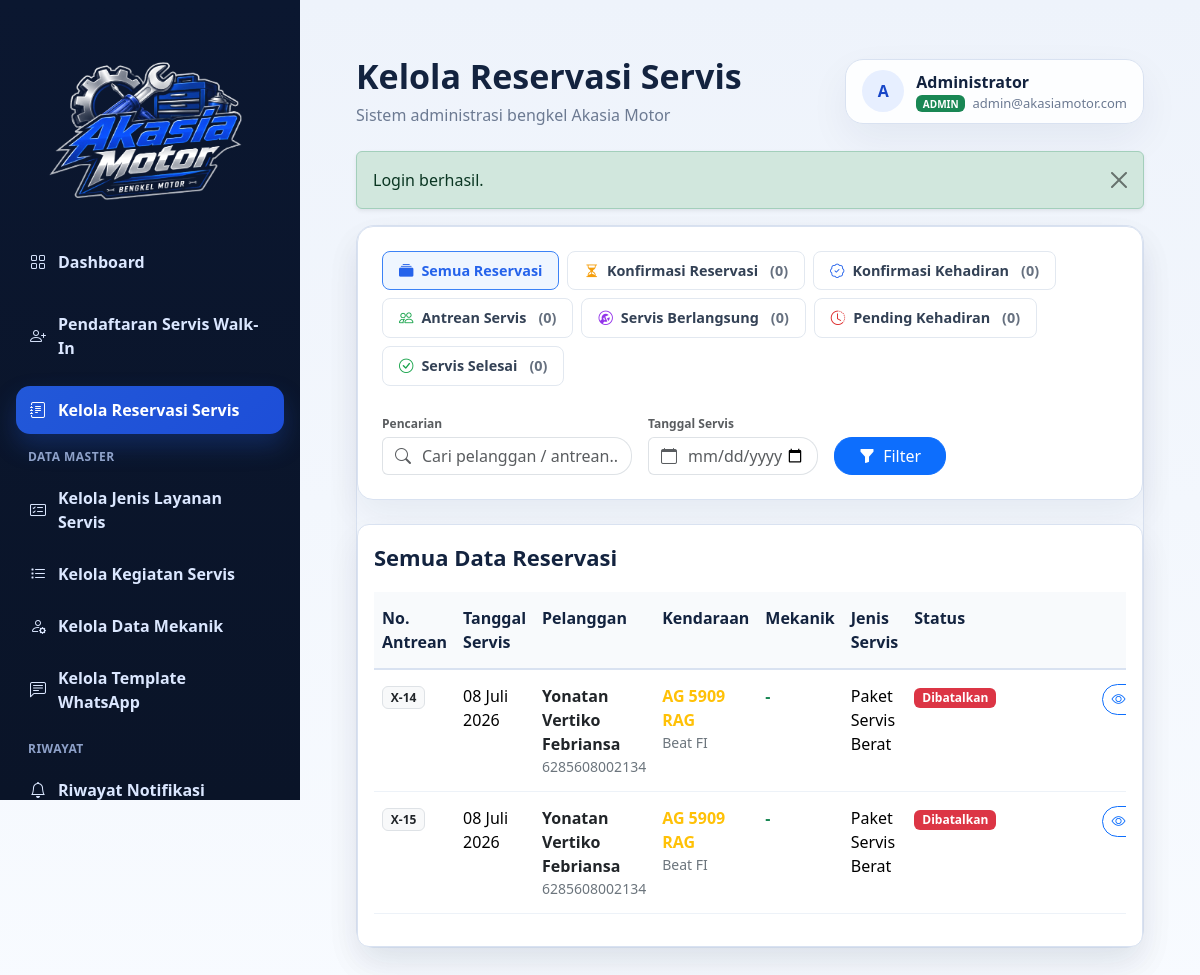
The app's page /akasia_admin/index.php?page=status_servis (signed in) with its own data.
### tables this page shows
CREATE TABLE `reservasi` (
  `id` int(11) NOT NULL,
  `no_antrian` varchar(10) NOT NULL,
  `user_id` int(11) NOT NULL,
  `mekanik_id` int(11) DEFAULT NULL,
  `jenis_layanan_id` int(11) NOT NULL,
  `jenis_reservasi` enum('Online','Walk-in') DEFAULT 'Online',
  `no_plat` varchar(20) NOT NULL,
  `jenis_kendaraan` varchar(50) DEFAULT NULL,
  `tipe_model` varchar(50) DEFAULT NULL,
  `tahun` year(4) DEFAULT NULL,
  `warna` varchar(30) DEFAULT NULL,
  `keluhan` text DEFAULT NULL,
  `kehadiran` enum('Belum Hadir','Hadir') DEFAULT 'Belum Hadir',
  `status` enum('menunggu_konfirmasi','dikonfirmasi','menunggu_antrean','diproses','pending','selesai','dibatalkan') NOT NULL DEFAULT 'menunggu_konfirmasi',
  `alasan_status` text DEFAULT NULL,
  `catatan_mekanik` text DEFAULT NULL,
  `hasil_servis` text DEFAULT NULL,
  `biaya_jasa` decimal(12,2) NOT NULL DEFAULT 0.00,
  `total_biaya` decimal(12,2) NOT NULL DEFAULT 0.00,
  `catatan_tambahan` text DEFAULT NULL,
  `tanggal_servis` date DEFAULT NULL,
  `waktu_konfirmasi` datetime DEFAULT NULL,
  `waktu_hadir` datetime DEFAULT NULL,
  `waktu_pending` datetime DEFAULT NULL,
  `waktu_mulai_servis` datetime DEFAULT NULL,
  `estimasi_durasi` int(11) DEFAULT 0,
  `waktu_selesai` datetime DEFAULT NULL,
  `reminder_status` enum('belum_dikirim','sudah_dikirim') NOT NULL DEFAULT 'belum_dikirim',
  `reminder_sent_at` datetime DEFAULT NULL,
  `created_at` timestamp NOT NULL DEFAULT current_timestamp(),
  `updated_at` timestamp NOT NULL DEFAULT current_timestamp() ON UPDATE current_timestamp()
);

CREATE TABLE `users` (
  `id` int(11) NOT NULL,
  `nama` varchar(100) NOT NULL,
  `email` varchar(100) NOT NULL,
  `password` varchar(255) NOT NULL,
  `no_whatsapp` varchar(20) DEFAULT NULL,
  `alamat` text DEFAULT NULL,
  `role` enum('owner','admin','pelanggan') DEFAULT 'pelanggan',
  `created_at` timestamp NOT NULL DEFAULT current_timestamp()
);

CREATE TABLE `jenis_layanan` (
  `id` int(11) NOT NULL,
  `nama` varchar(100) NOT NULL,
  `deskripsi` text DEFAULT NULL,
  `estimasi_durasi` int(11) NOT NULL DEFAULT 0 COMMENT 'Durasi dalam menit',
  `estimasi_biaya_jasa` decimal(12,2) NOT NULL DEFAULT 0.00,
  `is_custom` tinyint(1) NOT NULL DEFAULT 0 COMMENT '1 jika layanan bersifat dinamis/custom',
  `is_active` tinyint(1) NOT NULL DEFAULT 1 COMMENT '1 = Aktif, 0 = Nonaktif'
);

### akasia_admin/index.php (called while the page is built, shortened)
<?php
require __DIR__ . '/includes/functions.php';
$page = $_GET['page'] ?? 'dashboard';
$pageFile = __DIR__ . '/pages/' . $page . '.php';
require __DIR__ . '/layout/header.php';
require __DIR__ . '/layout/sidebar.php';
require $pageFile;
require __DIR__ . '/layout/footer.php';

### akasia_admin/includes/functions.php (called while the page is built, shortened)
<?php
function formatDateIndonesia(?string $value): string
{
    $timestamp = strtotime($value);
    $months = [
        1 => 'Januari',
        2 => 'Februari',
        3 => 'Maret',
        4 => 'April',
        5 => 'Mei',
        6 => 'Juni',
        7 => 'Juli',
        8 => 'Agustus',
        9 => 'September',
        10 => 'Oktober',
        11 => 'November',
        12 => 'Desember',
    ];
    return date('d', $timestamp) . ' ' . ($months[(int) date('n', $timestamp)] ?? date('m', $timestamp)) . ' ' . date('Y', $timestamp);
}
function getReservasiStages(): array
{
    return [
        'menunggu_konfirmasi' => ['label' => 'Konfirmasi Reservasi', 'icon' => 'bi-hourglass-split', 'badge' => 'warning'],
        'dikonfirmasi' => ['label' => 'Konfirmasi Kehadiran', 'icon' => 'bi-patch-check', 'badge' => 'primary'],
        'menunggu_antrean' => ['label' => 'Antrean Servis', 'icon' => 'bi-people', 'badge' => 'info'],
        'diproses' => ['label' => 'Servis Berlangsung', 'icon' => 'bi-wrench-adjustable-circle', 'badge' => 'warning'],
        'pending' => ['label' => 'Pending Kehadiran', 'icon' => 'bi-clock-history', 'badge' => 'secondary'],
        'selesai' => ['label' => 'Servis Selesai', 'icon' => 'bi-check-circle', 'badge' => 'success'],
    ];
}
function getStageMeta(string $status): array
{
    $stages = getReservasiStages();
    return $stages[$status] ?? ['label' => ucfirst(str_replace('_', ' ', $status)), 'icon' => 'bi-circle', 'badge' => 'dark'];
}
function getStatusBadgeClass(string $status): string
{
    return match ($status) {
        'menunggu_konfirmasi' => 'text-bg-warning',
        'dikonfirmasi' => 'text-bg-primary',
        'menunggu_antrean' => 'text-bg-info',
        'diproses' => 'text-bg-warning',
        'pending' => 'text-bg-secondary',
        'selesai' => 'text-bg-success',
        'dibatalkan' => 'text-bg-danger',
        default => 'text-bg-dark',
    };
}
function normalizePhone(?string $phone): string
{
    $phone = trim((string) $phone);
    return preg_replace('/\D+/', '', $phone);
}
function displayPhone(?string $phone): string
{
    $phone = normalizePhone($phone);
    if (str_starts_with($phone, '0')) {
        return '62' . substr($phone, 1);
    }
    return $phone;
}

### akasia_admin/pages/status_servis.php (the view, shortened to what this page needs)
<?php
$search = trim($_GET['q'] ?? '');
$stage = trim($_GET['stage'] ?? '');
$stages = getReservasiStages();
$filterDate = trim($_GET['date'] ?? '');
$statusCounts = [];
$countQuery = $pdo->query("SELECT status, COUNT(*) as total FROM reservasi GROUP BY status");
while ($row = $countQuery->fetch()) {
    $statusCounts[$row['status']] = (int) $row['total'];
}
$pageSize = 10;
$currentPage = max(1, (int) ($_GET['p'] ?? 1));
$whereSql = "WHERE 1=1";
$params = [];
$countStmt = $pdo->prepare("
    SELECT COUNT(*) AS total
    FROM reservasi r
    INNER JOIN users u ON u.id = r.user_id
    $whereSql
");
$countStmt->execute($params);
$totalRows = (int) ($countStmt->fetch()['total'] ?? 0);
$totalPages = max(1, (int) ceil($totalRows / $pageSize));
$currentPage = min($currentPage, $totalPages);
$offset = ($currentPage - 1) * $pageSize;
$stmt = $pdo->prepare(
    "
    SELECT
        r.*,
        u.nama AS pelanggan,
        u.no_whatsapp,
        jl.nama AS layanan,
        jl.estimasi_biaya_jasa AS biaya_jasa_default,
        m.nama AS mekanik_nama
FROM reservasi r
    INNER JOIN users u ON u.id = r.user_id
    INNER JOIN jenis_layanan jl ON jl.id = r.jenis_layanan_id
    LEFT JOIN mekanik m ON m.id = r.mekanik_id
    $whereSql
    ORDER BY
        FIELD(r.status, 'menunggu_konfirmasi', 'dikonfirmasi', 'menunggu_antrean', 'diproses', 'pending', 'selesai', 'dibatalkan'),
        COALESCE(r.waktu_pending, r.waktu_mulai_servis, r.waktu_hadir, r.waktu_konfirmasi, r.created_at) ASC,
        r.id ASC
    LIMIT " . (int) $pageSize . " OFFSET " . (int) $offset
);
$stmt->execute($params);
$reservasiList = $stmt->fetchAll();
?>
<div class="card border-0 bg-transparent shadow-none">
    <div class="card-body p-0">
        <div class="card mb-4 shadow-sm border-0" style="border-radius: 16px; background-color: #ffffff;">
            <div class="card-body p-4">
                <div class="d-flex flex-column gap-4">
                    <div class="d-flex flex-wrap gap-2">
                        <a href="index.php?page=status_servis" class="stage-chip <?= $stage === '' ? 'active' : '' ?>">
                            <i class="bi bi-collection-fill"></i> Semua Reservasi
                        </a>
                        <?php foreach ($stages as $stageKey => $meta): ?>
                            <?php $count = $statusCounts[$stageKey] ?? 0; ?>
                            <a href="index.php?page=status_servis&stage=<?= urlencode($stageKey) ?>" class="stage-chip <?= $stage === $stageKey ? 'active' : '' ?>">
                                <i class="bi <?= htmlspecialchars($meta['icon']) ?>"></i>
                                <?= htmlspecialchars($meta['label']) ?>
                                <span class="ms-1" style="font-weight: 800; opacity: 0.75;">(<?= $count ?>)</span>
                            </a>
                        <?php endforeach; ?>
                    </div>
                    <div class="d-flex justify-content-between align-items-end flex-wrap gap-3">
                        <form method="get" action="index.php" class="d-flex align-items-end flex-wrap gap-3" style="flex: 1;">
                            <div>
                                <label class="form-label text-muted fw-semibold mb-1" style="font-size: 12px;">Pencarian</label>
                                <div class="input-group" style="width: 250px;">
                                    <span class="input-group-text bg-white text-muted border-end-0"><i class="bi bi-search"></i></span>
                                    <input type="text" name="q" value="<?= htmlspecialchars($search) ?>" class="form-control border-start-0 ps-0" placeholder="Cari pelanggan / antrean...">
                                </div>
                            </div>
                            <div>
                                <label class="form-label text-muted fw-semibold mb-1" style="font-size: 12px;">Tanggal Servis</label>
                                <div class="input-group" style="width: 170px;">
                                    <span class="input-group-text bg-white text-muted border-end-0"><i class="bi bi-calendar"></i></span>
                                    <input type="date" name="date" value="<?= htmlspecialchars($filterDate) ?>" class="form-control border-start-0 ps-0 text-muted">
                                </div>
                            </div>
                            <button type="submit" class="btn btn-primary px-4" style="height: 38px;">
                                <i class="bi bi-funnel-fill me-1"></i> Filter
                            </button>
                        </form>
                    </div>
                </div>
            </div>
        </div>
        <div class="row">
            <div class="col-12">
                <div class="card shadow-sm border-0" style="border-radius: 12px;">
                    <div class="card-body">
                        <div class="section-title">
                            <?= $stage === '' ? 'Semua Data Reservasi' : htmlspecialchars($stages[$stage]['label'] ?? 'Data Reservasi') ?>
                        </div>
                        <?php if (empty($reservasiList)): ?>
                            <div class="text-center py-5">
                                <i class="bi bi-inbox display-4 text-muted"></i>
                                <p class="mt-3 text-muted">Belum ada data pada status/filter ini.</p>
                            </div>
                        <?php else: ?>
                            <div class="table-responsive">
                                <table class="table align-middle table-hover">
                                    <thead class="table-light">
                                        <tr>
                                            <th>No. Antrean</th>
                                            <th>Tanggal Servis</th>
                                            <th>Pelanggan</th>
                                            <th>Kendaraan</th>
                                            <?php if ($stage === '' || in_array($stage, ['diproses', 'selesai'], true)): ?>
                                                <th>Mekanik</th>
                                            <?php endif; ?>
                                            <th>Jenis Servis</th>
                                            <th>Status</th>
                                            <th class="text-end" style="min-width: 180px;">Aksi</th>
                                        </tr>
                                    </thead>
                                    <tbody>
                                        <?php
                                        foreach ($reservasiList as $item):
                                        ?>
                                            <tr>
                                                <td class="fw-bold"><span class="badge bg-light text-dark border"><?= htmlspecialchars($item['no_antrian']) ?></span></td>
                                                <td><?= htmlspecialchars(formatDateIndonesia($item['tanggal_servis'])) ?></td>
                                                <td>
                                                    <div class="fw-semibold text-dark"><?= htmlspecialchars($item['pelanggan']) ?></div>
                                                    <div class="text-secondary small"><?= htmlspecialchars(displayPhone($item['no_whatsapp'])) ?></div>
                                                </td>
                                                <td>
                                                    <div class="fw-semibold text-warning"><?= htmlspecialchars($item['no_plat']) ?></div>
                                                    <div class="text-secondary small"><?= htmlspecialchars($item['tipe_model'] ?: '-') ?></div>
                                                </td>
                                                <?php if ($stage === '' || in_array($stage, ['diproses', 'selesai'], true)): ?>
                                                    <td class="fw-semibold text-success"><?= htmlspecialchars($item['mekanik_nama'] ?: '-') ?></td>
                                                <?php endif; ?>
                                                <td>
                                                    <?= htmlspecialchars($item['layanan']) ?>
                                                </td>
                                                <td>
                                                    <span class="badge <?= getStatusBadgeClass($item['status']) ?> px-2 py-1">
                                                        <?= htmlspecialchars(getStageMeta($item['status'])['label']) ?>
                                                    </span>
                                                </td>
                                                <td class="text-end">
                                                    <button type="button" class="btn btn-sm btn-outline-primary btn-detail-reservasi" data-id="<?= (int) $item['id'] ?>">
                                                        <i class="bi bi-eye"></i> Detail
                                                    </button>
                                                </td>
                                            </tr>
                                        <?php endforeach; ?>
                                    </tbody>
                                </table>
                            </div>
                        <?php endif; ?>
                    </div>
                </div>
            </div>
        </div>
    </div>
</div>

### records on screen
reservasi: no_antrian "X-14", tanggal_servis "08 Juli 2026", user.nama "Yonatan Vertiko Febriansa", user.no_whatsapp "6285608002134", no_plat "AG 5909 RAG", tipe_model "Beat FI", mekanik_nama "-", jenis_layanan.nama "Paket Servis Berat", status "Dibatalkan"
reservasi: no_antrian "X-15", tanggal_servis "08 Juli 2026", user.nama "Yonatan Vertiko Febriansa", user.no_whatsapp "6285608002134", no_plat "AG 5909 RAG", tipe_model "Beat FI", mekanik_nama "-", jenis_layanan.nama "Paket Servis Berat", status "Dibatalkan"

### other values on screen
$pageTitle "Kelola Reservasi Servis"
substr($adminUser['nama'] ?? 'U', 0, 1) "A"
$adminUser['nama'] "Administrator"
$userRole "ADMIN"
$adminUser['email'] "admin@akasiamotor.com"
$flash['message'] "Login berhasil."
$meta['label'] "Konfirmasi Reservasi"
$count "0"
$meta['label'] "Konfirmasi Kehadiran"
$meta['label'] "Antrean Servis"
$meta['label'] "Servis Berlangsung"
$meta['label'] "Pending Kehadiran"
$meta['label'] "Servis Selesai"
